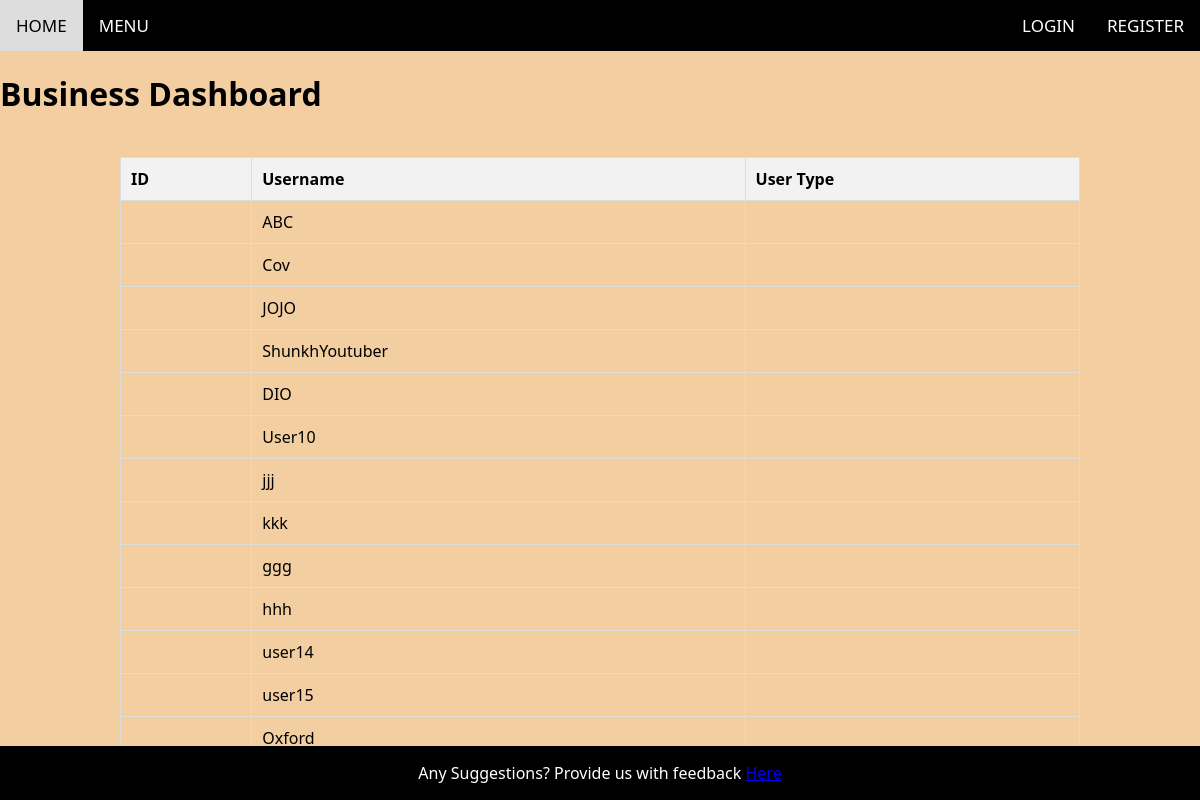
Screenshot of /business_dashboard with the database file from the repository.
### app.py (models this page shows, shortened)
class User(db.Model, UserMixin):
    User_ID = db.Column(db.Integer, primary_key=True, autoincrement=True)
    username = db.Column(db.String(255), nullable=False)
    Type = db.Column(db.String(50), nullable=False)
    password = db.Column(db.String(60), nullable=False)

### app.py (the view)
@app.route('/business_dashboard')
def businessDashboard():
    return render_template('business_dashboard.html', users=getUsers())

### app.py (called while the page is built)
def getUsers():
    return User.query.all()

### templates/business_dashboard.html (shortened to what this page needs)
{% extends 'base.html' %}
{% block content %}
<h1>Business Dashboard</h1>
<table>
    <thead>
        <tr>
            <th>ID</th>
            <th>Username</th>
            <th>User Type</th>
        </tr>
    </thead>
    <tbody>
        {% for user in users %}
            <tr>
                <td>{{ user.id }}</td>
                <td>{{ user.username }}</td>
                <td>{{ user.userType }}</td>
            </tr>
        {% endfor %}
    </tbody>
</table>
{% endblock %}

### static/css/styles.css (style rules this page uses)
body { font-family: system-ui, -apple-system, BlinkMacSystemFont, 'Segoe UI', Roboto, Oxygen, Ubuntu, Cantarell, 'Open Sans', 'Helvetica Neue', sans-serif; min-height: 100vh; display: flex; flex-direction: column; margin: 0; padding: 0; background-color: #f2cea0; }

### templates/business_dashboard.html (style rules this page uses)
table { width: 80%; margin: 20px auto; border-collapse: collapse; }
th, td { border: 1px solid #ddd; padding: 10px; text-align: left; }
th { background-color: #f2f2f2; }

### rows the page displays
User: username "ABC"
User: username "Cov"
User: username "JOJO"
User: username "ShunkhYoutuber"
User: username "DIO"
User: username "User10"
User: username "jjj"
User: username "kkk"
User: username "ggg"
User: username "hhh"
User: username "user14"
User: username "user15"
User: username "Oxford"
